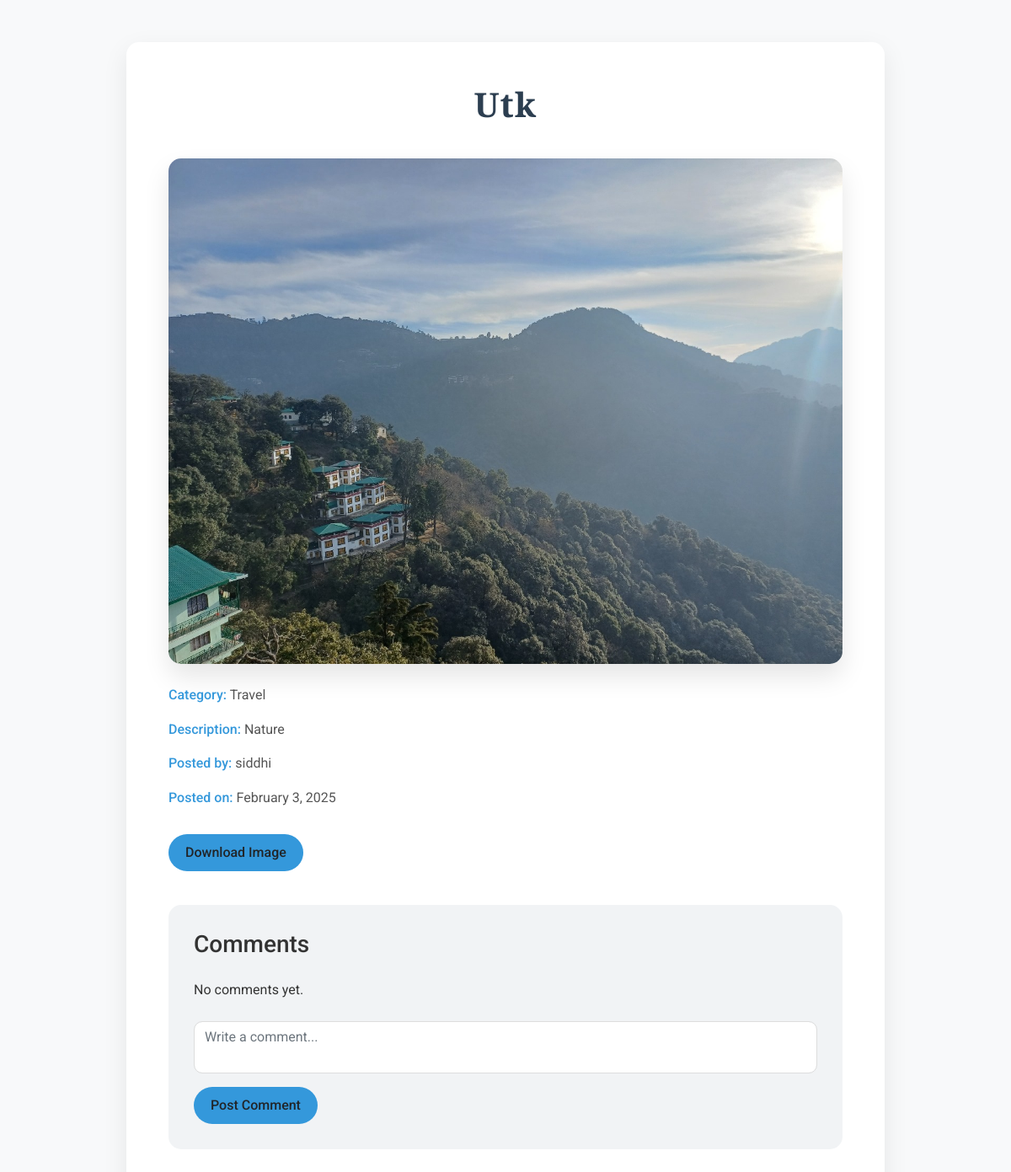
Screenshot of /photo/54c39012-2105-4dd3-a813-a82901496513/ (signed in) with the database file from the repository.
### photos/models.py (models this page shows, shortened)
class Photo(models.Model):
    id = models.CharField(
        max_length=225,
        unique=True,
        blank=False,
        null=False,
        default=uuid4,
        primary_key=True)
    name = models.CharField(max_length=100, null=False,
                            blank=False)
    image = models.ImageField(null=False, blank=False)
    description = models.TextField(null=False, blank=False)
    category = models.ForeignKey(
        Category, on_delete=models.SET_NULL, null=True)
    user = models.ForeignKey(
        User, on_delete=models.SET_NULL, null=True)  # New field
    created = models.DateTimeField(auto_now_add=True)
    last_updated = models.DateTimeField(auto_now=True)
    id = models.CharField(
        max_length=225,
        unique=True,
        blank=False,
        null=False,
        default=uuid4,
        primary_key=True)
    name = models.CharField(max_length=100, null=False,
                            blank=False)
    image = models.ImageField(null=False, blank=False)
    description = models.TextField(null=False, blank=False)
    category = models.ForeignKey(
        Category, on_delete=models.SET_NULL, null=True)
    created = models.DateTimeField(auto_now_add=True)
    last_updated = models.DateTimeField(auto_now=True)

class Category(models.Model):
    id = models.CharField(
        max_length=225,
        unique=True,
        blank=False,
        null=False,
        default=uuid4,
        primary_key=True)
    name = models.CharField(max_length=100, null=False,
                            blank=False)
    created = models.DateTimeField(auto_now_add=True)

### photos/views.py (the view)
# urls.py: path('photo/<str:pk>/', views.view_photo, name='photo'),
@login_required(login_url='login')
def view_photo(request, pk):
    photo = get_object_or_404(Photo, id=pk)
    comments = photo.comments.all()
    if request.method == 'POST' and request.user.is_authenticated:
        form = CommentForm(request.POST)
        if form.is_valid():
            comment = form.save(commit=False)
            comment.photo = photo
            comment.user = request.user
            comment.save()
            return redirect('photo', pk=pk)
    else:
        form = CommentForm()
    context = {
        'photo': photo,
        'comments': comments,
        'form': form,
    }
    return render(request, 'photos/photo.html', context)

### photos/forms.py
class CommentForm(forms.ModelForm):
    class Meta:
        model = Comment
        fields = ['text']  # Only the text field from the Comment model
        widgets = {
            'text': forms.Textarea(attrs={'rows': 4, 'cols': 40}),  # Style for the textarea
        }

### photos/templates/photos/photo.html (shortened to what this page needs)
<!DOCTYPE html>
<html lang="en">
  <head>
    <link href="https://cdn.jsdelivr.net/npm/bootstrap@5.0.0-beta1/dist/css/bootstrap.min.css" rel="stylesheet" />
  </head>
  <body>
    <div class="container">
      <h1>{{ photo.name }}</h1>
      <img src="{{ photo.image.url }}" alt="{{ photo.name }}" />
      <div class="details mt-4">
        <p><strong>Category:</strong> {{ photo.category.name }}</p>
        <p><strong>Description:</strong> {{ photo.description }}</p>
        <p><strong>Posted by:</strong> {{ photo.user.username }}</p>
        <p><strong>Posted on:</strong> {{ photo.created|date:"F j, Y" }}</p>
      </div>
      <a href="{{ photo.image.url }}" download="{{ photo.name }}" class="btn btn-download mt-3">Download Image</a>
      <div class="comments-section">
        <h3 class="mb-4">Comments</h3>
        {% if comments %}
          {% for comment in comments %}
            <div class="comment-item">
              <strong>{{ comment.user.username }}</strong>
              <p class="mt-2">{{ comment.text }}</p>
              <small class="text-muted">{{ comment.created_at|date:"F j, Y" }}</small>
            </div>
          {% endfor %}
        {% else %}
          <p>No comments yet.</p>
        {% endif %}
        {% if user.is_authenticated %}
          <form method="POST" class="comment-form mt-4">
            <textarea name="comment" class="form-control" placeholder="Write a comment..." required></textarea>
            <button type="submit" class="btn btn-submit mt-3">Post Comment</button>
          </form>
        {% else %}
          <div class="alert alert-warning mt-3">
            You need to be logged in to leave a comment.
          </div>
        {% endif %}
      </div>
    </div>
  </body>
</html>

### photos/templates/photos/photo.html (style rules this page uses)
body { background-color: #f8f9fa; font-family: 'Roboto', sans-serif; color: #333; line-height: 1.6; }
.container { background-color: white; border-radius: 15px; box-shadow: 0 10px 30px rgba(0,0,0,0.08); padding: 50px; margin-top: 50px; max-width: 900px; }
h1 { font-family: 'Playfair Display', serif; font-weight: 700; color: #2c3e50; text-align: center; margin-bottom: 40px; letter-spacing: 1px; }
img { max-width: 100%; border-radius: 15px; box-shadow: 0 15px 30px rgba(0,0,0,0.1); transition: transform 0.3s ease; }
.details p { font-size: 1rem; color: #555; margin-bottom: 15px; }
.details strong { color: #3498db; font-weight: 500; }
.comments-section { background-color: #f1f3f5; border-radius: 15px; padding: 30px; margin-top: 40px; }
.comment-form textarea { border-radius: 10px; border: 1px solid #ddd; resize: none; transition: all 0.3s ease; }
.btn-download, .btn-submit { background-color: #3498db; border: none; border-radius: 25px; padding: 10px 20px; font-weight: 500; transition: all 0.3s ease; }

### rows the page displays
Photo: name "Utk", image (picture), category.name "Travel", description "Nature", user.username "siddhi", created "February 3, 2025"
